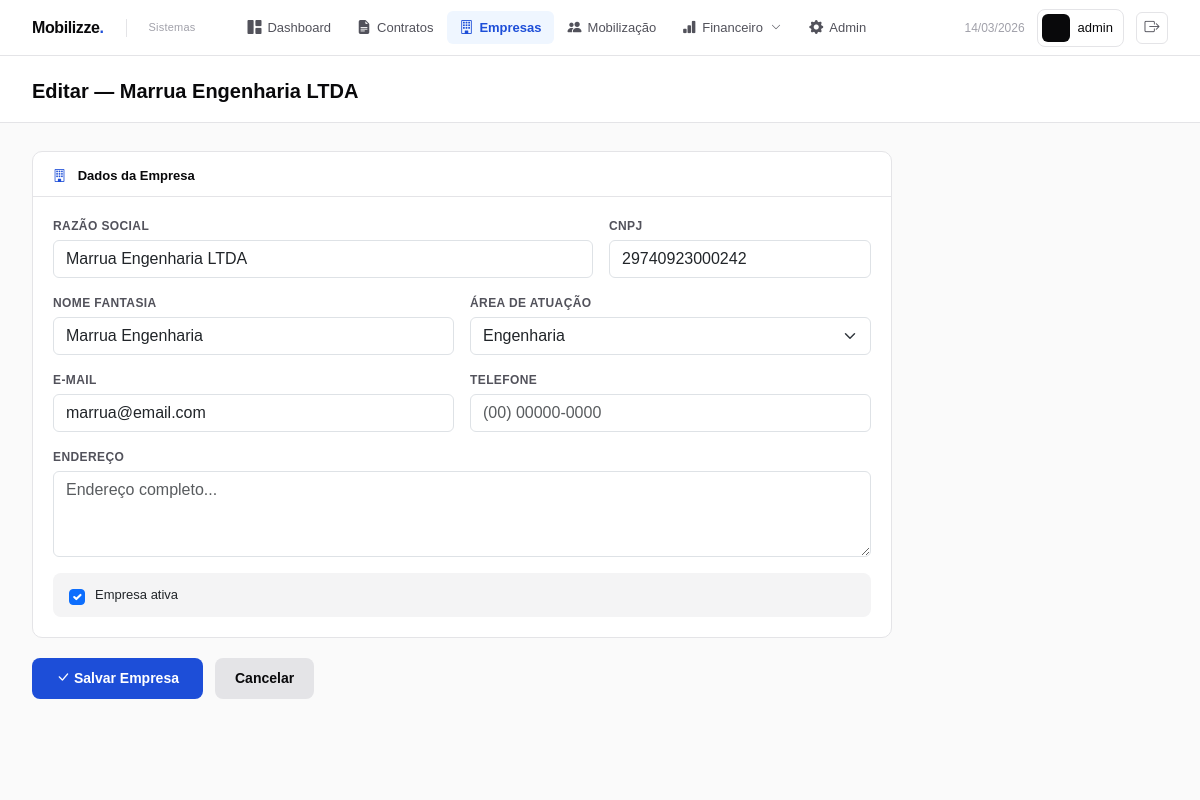
Page /empresas/3/editar/ (signed in) on the committed database.
### empresas/models.py (models this page shows, shortened)
class Empresa(models.Model):
    AREAS = [
        ('mineracao',  'Mineração'),
        ('logistica',  'Logística'),
        ('energia',    'Energia'),
        ('engenharia', 'Engenharia'),
        ('outros',     'Outros'),
    ]
    razao_social    = models.CharField(max_length=200)
    nome_fantasia   = models.CharField(max_length=200, blank=True)
    cnpj            = models.CharField(max_length=18, unique=True)
    area_atuacao    = models.CharField(max_length=20, choices=AREAS)
    email           = models.EmailField(blank=True)
    telefone        = models.CharField(max_length=20, blank=True)
    endereco        = models.TextField(blank=True)
    ativa           = models.BooleanField(default=True)
    criado_em       = models.DateTimeField(auto_now_add=True)
    atualizado_em   = models.DateTimeField(auto_now=True)
    class Meta:
        verbose_name        = 'Empresa'
        verbose_name_plural = 'Empresas'
        ordering            = ['razao_social']

### empresas/views.py (the view)
# urls.py: path('<int:pk>/editar/', views.empresa_editar, name='editar'),
@login_required
def empresa_editar(request, pk):
    empresa = get_object_or_404(Empresa, pk=pk)
    if request.method == 'POST':
        form = EmpresaForm(request.POST, instance=empresa)
        if form.is_valid():
            form.save()
            messages.success(request, f'Empresa {empresa.razao_social} atualizada!')
            return redirect('empresas:detalhe', pk=empresa.pk)
    else:
        form = EmpresaForm(instance=empresa)
    return render(request, 'empresas/form.html', {
        'form':     form,
        'empresa':  empresa,
        'titulo':   f'Editar — {empresa.razao_social}',
        'acao':     'Salvar',
    })

### templates/empresas/form.html (shortened to what this page needs)
{% extends 'base.html' %}
{% block page_title %}{{ titulo }}{% endblock %}
{% block content %}
<form method="post" style="max-width:860px;">
  <div class="card">
    <div class="card-header-custom">
      <h6>
        <i class="bi bi-building"
          style="color:var(--vale-blue);margin-right:8px;"></i>
        Dados da Empresa
      </h6>
    </div>
    <div class="card-body-custom">
      <div class="row g-3">
        <div class="col-md-8">
          <label class="form-label-custom">{{ form.razao_social.label }}</label>
          {{ form.razao_social }}
        </div>
        <div class="col-md-4">
          <label class="form-label-custom">{{ form.cnpj.label }}</label>
          {{ form.cnpj }}
        </div>
        <div class="col-md-6">
          <label class="form-label-custom">{{ form.nome_fantasia.label }}</label>
          {{ form.nome_fantasia }}
        </div>
        <div class="col-md-6">
          <label class="form-label-custom">{{ form.area_atuacao.label }}</label>
          {{ form.area_atuacao }}
        </div>
        <div class="col-md-6">
          <label class="form-label-custom">{{ form.email.label }}</label>
          {{ form.email }}
        </div>
        <div class="col-md-6">
          <label class="form-label-custom">{{ form.telefone.label }}</label>
          {{ form.telefone }}
        </div>
        <div class="col-12">
          <label class="form-label-custom">{{ form.endereco.label }}</label>
          {{ form.endereco }}
        </div>
        <div class="col-12">
          <div style="display:flex;align-items:center;gap:10px;
                      padding:12px 16px;background:var(--gray-100);
                      border-radius:8px;">
            {{ form.ativa }}
            <label style="font-size:13px;font-weight:500;margin:0;cursor:pointer;">
              {{ form.ativa.label }}
            </label>
          </div>
        </div>
      </div>
    </div>
  </div>
  <div style="display:flex;gap:12px;margin-top:20px;">
    <button type="submit"
            style="background:var(--vale-blue);color:#fff;border:none;
                  padding:10px 24px;border-radius:8px;font-size:14px;
                  font-weight:600;cursor:pointer;">
      <i class="bi bi-check-lg"></i> {{ acao }} Empresa
    </button>
    <a href="{% url 'empresas:lista' %}"
      style="background:var(--gray-200);color:var(--gray-900);
              padding:10px 20px;border-radius:8px;font-size:14px;
              font-weight:600;text-decoration:none;">
      Cancelar
    </a>
  </div>
</form>
{% endblock %}

### templates/base.html (shortened to what this page needs)
<!DOCTYPE html>
<html lang="pt-br">
<head>
  <link href="https://cdn.jsdelivr.net/npm/bootstrap@5.3.3/dist/css/bootstrap.min.css" rel="stylesheet">
  <link href="https://cdn.jsdelivr.net/npm/bootstrap-icons@1.11.3/font/bootstrap-icons.min.css" rel="stylesheet">
</head>
<body>
<nav class="navbar-top">
  <a href="{% url 'contratos:dashboard' %}" class="nav-logo">
    <div class="nav-logo-mark">Mobilizze<span>.</span></div>
    <div class="nav-logo-sub">Sistemas</div>
  </a>
  <div class="nav-links">
    <a href="{% url 'contratos:dashboard' %}" class="nav-link-item
      {% if request.resolver_match.url_name == 'dashboard' %}active{% endif %}">
      <i class="bi bi-grid-1x2-fill"></i>
      <span>Dashboard</span>
    </a>
    <a href="{% url 'contratos:lista' %}" class="nav-link-item
      {% if request.resolver_match.url_name == 'lista' or request.resolver_match.url_name == 'detalhe' %}active{% endif %}">
      <i class="bi bi-file-earmark-text-fill"></i>
      <span>Contratos</span>
    </a>
    <a href="{% url 'empresas:lista' %}" class="nav-link-item
      {% if 'empresas' in request.path %}active{% endif %}">
      <i class="bi bi-building"></i>
      <span>Empresas</span>
    </a>
    <a href="{% url 'mobilizacao:painel' %}" class="nav-link-item
      {% if 'mobilizacao' in request.path %}active{% endif %}">
      <i class="bi bi-people-fill"></i>
      <span>Mobilização</span>
    </a>
    <div class="nav-dropdown">
      <a href="#" class="nav-link-item
        {% if 'financeiro' in request.path %}active{% endif %}"
        onclick="return false;">
        <i class="bi bi-bar-chart-fill"></i>
        <span>Financeiro</span>
        <i class="bi bi-chevron-down" style="font-size:10px;margin-left:2px;"></i>
      </a>
    <a href="/admin/" class="nav-link-item">
      <i class="bi bi-gear-fill"></i>
      <span>Admin</span>
    </a>
  </div>
  <div class="nav-right">
    <span class="nav-date">
      {% now "d/m/Y" %}
    </span>
    <div class="nav-user">
      <div class="avatar">
      </div>
      <span class="nav-user-name">
        {{ request.user.get_full_name|default:request.user.username }}
      </span>
    </div>
    <a href="{% url 'accounts:logout' %}" class="nav-logout" title="Sair">
      <i class="bi bi-box-arrow-right"></i>
    </a>
  </div>
</nav>
<div class="page-header">
  <div class="page-header-title">
    {% block page_title %}Dashboard{% endblock %}
  </div>
</div>
<main class="page-content">
  {% block content %}{% endblock %}
</main>
</body>
</html>

### templates/base.html (style rules this page uses)
:root { --blue: #1d4ed8; --blue-light: #eff6ff; --blue-mid: #2563eb; --vale-green: #00703c; --vale-green-light:#e6f4ed; --gray-50: #fafafa; --gray-100: #f4f4f5; --gray-200: #e4e4e7; --gray-400: #a1a1aa; --gray-600: #52525b; --gray-900: #09090b; --red: #dc2626; --yellow: #d97706; --vale-blue: #1d4ed8; --vale-blue-mid: #2563eb; --vale-blue-light: #eff6ff; --font: 'Arial', sans-serif; }
*, *::before, *::after { box-sizing: border-box; margin: 0; padding: 0; }
body { font-family: var(--font); background: #fff; color: var(--gray-900); min-height: 100vh; display: flex; flex-direction: column; }
.navbar-top { height: 56px; background: #fff; border-bottom: 1px solid var(--gray-200); display: flex; align-items: center; padding: 0 32px; position: sticky; top: 0; z-index: 200; gap: 0; }
.nav-logo { display: flex; align-items: center; gap: 10px; text-decoration: none; margin-right: 40px; flex-shrink: 0; }
.nav-logo-mark { font-size: 16px; font-weight: 700; color: var(--gray-900); letter-spacing: -.4px; }
.nav-logo-mark span { color: var(--blue); }
.nav-logo-sub { font-size: 11px; color: var(--gray-400); font-weight: 500; letter-spacing: .2px; }
.nav-links { display: flex; align-items: center; gap: 2px; flex: 1; }
.nav-link-item { display: inline-flex; align-items: center; gap: 6px; padding: 6px 12px; border-radius: 6px; text-decoration: none; font-size: 13px; font-weight: 500; color: var(--gray-600); transition: background .12s, color .12s; white-space: nowrap; }
.nav-link-item i { font-size: 14px; }
.nav-link-item.active { background: var(--blue-light); color: var(--blue); font-weight: 600; }
.nav-dropdown { position: relative; }
.nav-right { display: flex; align-items: center; gap: 12px; margin-left: auto; flex-shrink: 0; }
.nav-date { font-size: 12px; color: var(--gray-400); font-weight: 500; }
.nav-user { display: flex; align-items: center; gap: 8px; padding: 4px 10px 4px 4px; border-radius: 8px; border: 1px solid var(--gray-200); cursor: default; }
.avatar { width: 28px; height: 28px; background: var(--gray-900); border-radius: 6px; display: flex; align-items: center; justify-content: center; color: #fff; font-size: 11px; font-weight: 700; flex-shrink: 0; }
.nav-user-name { font-size: 13px; font-weight: 500; color: var(--gray-900); }
.nav-logout { display: inline-flex; align-items: center; justify-content: center; width: 32px; height: 32px; border-radius: 6px; border: 1px solid var(--gray-200); color: var(--gray-600); text-decoration: none; font-size: 15px; transition: background .12s, color .12s, border-color .12s; }
.page-header { background: #fff; border-bottom: 1px solid var(--gray-200); padding: 20px 32px 16px; }
.page-header-title { font-size: 20px; font-weight: 700; color: var(--gray-900); display: flex; align-items: center; gap: 8px; }
.page-content { padding: 28px 32px; flex: 1; background: var(--gray-50); }
.card { background: #fff; border: 1px solid var(--gray-200); border-radius: 10px; box-shadow: none; }
.card-header-custom { padding: 16px 20px 12px; border-bottom: 1px solid var(--gray-200); display: flex; align-items: center; justify-content: space-between; }
.card-header-custom h6 { font-size: 13px; font-weight: 600; color: var(--gray-900); margin: 0; }
.card-body-custom { padding: 20px; }

### templates/empresas/form.html (style rules this page uses)
.form-label-custom { font-size: 12px; font-weight: 600; color: var(--gray-600); text-transform: uppercase; letter-spacing: .4px; display: block; margin-bottom: 5px; }

### rows in the picture
Empresa: razao_social "Marrua Engenharia LTDA", cnpj "29740923000242", nome_fantasia "Marrua Engenharia", area_atuacao "Engenharia", email "marrua@email.com", ativa "☑"

### other values in the picture
{{ request.user.get_full_name|default:request.user.username }} "admin"
{{ titulo }} "Editar — Marrua Engenharia LTDA"
{{ acao }} "Salvar"
